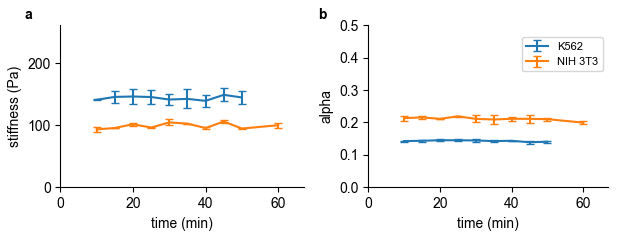

Source code (Python):
import sys
from pathlib import Path
sys.path.insert(0, str(Path(__file__).parent.parent))

import matplotlib.pyplot as plt
from deformationcytometer.evaluation.helper_functions import load_all_data
import numpy as np
import pylustrator

pylustrator.start()


""" THP1 """

# TODO add better THP1 measurements
if 0:
    fit_data = []
    x = []
    # iterate over all times
    for index, time in enumerate(range(1, 12, 1)):
        f = []
        # iterate over the different experiment paths
        for path in [
            rf"\\131.188.117.96\biophysDS\emirzahossein\microfluidic cell rhemeter data\microscope_1\october_2020\2020_10_15_alginate2%_THP1_overtime\{time}\*_result.txt",
        ]:
            # get the data and the fit parameters
            data, config = load_all_data(path, repetition=2)
            f.append([np.mean(data.alpha_cell), np.nanmedian(data.k_cell)])
            #f.append([np.mean(data.alpha_cell), np.mean(np.log10(data.k_cell))])

        x.append(time*5)
        fit_data.append(f)

    fit_data = np.array(fit_data)

    # plot the fit data in the two different plots
    for i in range(2):
        plt.subplot(1, 2, i+1)
        plt.errorbar(x, np.mean(fit_data[:, :, i], axis=1),
                     np.std(fit_data[:, :, i], axis=1) / np.sqrt(fit_data[:, :, i].shape[1]), capsize=3,
                     label="THP1",
                     )

""" K562 """

fit_data = []
x = []
# iterate over all times
for index, time in enumerate(range(2, 11, 1)):
    f = []
    # iterate over the different experiment paths
    for path in [
        rf"\\131.188.117.96\biophysDS\emirzahossein\microfluidic cell rhemeter data\microscope4\2020_july\2020_07_10_alginate2%_K562_0%FCS_time\{time}\*_result.txt",
        rf"\\131.188.117.96\biophysDS\emirzahossein\microfluidic cell rhemeter data\microscope4\2020_july\07_07_2020_alginate2%_K562_0%FCS_time\{time}\*_result.txt",
    ]:
        # get the data and the fit parameters
        data, config = load_all_data(path, repetition=2)
        #f.append([np.mean(data.alpha_cell), np.mean(np.log10((data.k_cell)))])
        f.append([np.mean(data.alpha_cell), np.nanmedian(data.k_cell)])

    x.append(time*5)
    fit_data.append(f)

fit_data = np.array(fit_data)

# plot the fit data in the two different plots
for i in range(2):
    plt.subplot(1, 2, i+1)
    plt.errorbar(x, np.mean(fit_data[:, :, i], axis=1),
                 np.std(fit_data[:, :, i], axis=1) / np.sqrt(fit_data[:, :, i].shape[1]), capsize=3,
                 label="K562",
                 )

""" NIH3T3 """

fit_data = []
x = []
# iterate over all times
for index, time in enumerate(range(2, 14, 1)):
    f = []
    if index == 9:
        continue
    # iterate over the different experiment paths
    for path in [
        rf"\\131.188.117.96\biophysDS\emirzahossein\microfluidic cell rhemeter data\microscope4\2020_may\2020_05_22_alginateDMEM2%\{time}\*_result.txt",
#        rf"\\131.188.117.96\biophysDS\emirzahossein\microfluidic cell rhemeter data\microscope_1\august_2020\2020_08_18_alginate2%_overtime_1\{time}\*_result.txt",
        rf"\\131.188.117.96\biophysDS\emirzahossein\microfluidic cell rhemeter data\microscope_1\august_2020\2020_08_19_alginate2%_overtime_2\{time}\*_result.txt",
    ]:
        # todo remove these when they are also evaluated
        if path == rf"\\131.188.117.96\biophysDS\emirzahossein\microfluidic cell rhemeter data\microscope_1\august_2020\2020_08_18_alginate2%_overtime_1\9\*_result.txt":
            f.append([np.nan, np.nan])
            continue
        if path == rf"\\131.188.117.96\biophysDS\emirzahossein\microfluidic cell rhemeter data\microscope_1\august_2020\2020_08_19_alginate2%_overtime_2\13\*_result.txt":
            f.append([np.nan, np.nan])
            continue
        # get the data and the fit parameters
        data, config = load_all_data(path, repetition=1)
        #f.append([np.mean(data.alpha_cell), np.mean(np.log10(data.k_cell))])
        f.append([np.mean(data.alpha_cell), np.nanmedian(data.k_cell)])

    x.append(time*5)
    fit_data.append(f)

fit_data = np.array(fit_data)

# plot the fit data in the two different plots
for i in range(2):
    plt.subplot(1, 2, i+1)
    plt.errorbar(x, np.mean(fit_data[:, :, i], axis=1),
                 np.std(fit_data[:, :, i], axis=1) / np.sqrt(fit_data[:, :, i].shape[1]), capsize=3,
                 label="NIH 3T3",
                 )

#% start: automatic generated code from pylustrator
plt.figure(1).ax_dict = {ax.get_label(): ax for ax in plt.figure(1).axes}
import matplotlib as mpl
plt.figure(1).set_size_inches(15.980000/2.54, 5.970000/2.54, forward=True)
plt.figure(1).axes[0].set_xlim(0.0, 67.0)
plt.figure(1).axes[0].set_ylim(0.0, 0.5)
plt.figure(1).axes[0].set_position([0.585163, 0.202909, 0.381927, 0.689799])
plt.figure(1).axes[0].spines['right'].set_visible(False)
plt.figure(1).axes[0].spines['top'].set_visible(False)
plt.figure(1).axes[0].text(0.5, 0.5, 'New Text', transform=plt.figure(1).axes[0].transAxes)  # id=plt.figure(1).axes[0].texts[0].new
plt.figure(1).axes[0].texts[0].set_position([-0.209737, 1.038176])
plt.figure(1).axes[0].texts[0].set_text("b")
plt.figure(1).axes[0].texts[0].set_weight("bold")
plt.figure(1).axes[0].get_xaxis().get_label().set_text("time (min)")
plt.figure(1).axes[0].get_yaxis().get_label().set_text("alpha")
plt.figure(1).axes[1].set_xlim(0.0, 67.0)
plt.figure(1).axes[1].set_ylim(0.0, 261.74081154926006)
plt.figure(1).axes[1].legend(handletextpad=0.7999999999999999, fontsize=8.0, title_fontsize=7.0)
plt.figure(1).axes[1].set_position([0.095965, 0.202909, 0.386609, 0.689799])
plt.figure(1).axes[1].spines['right'].set_visible(False)
plt.figure(1).axes[1].spines['top'].set_visible(False)
plt.figure(1).axes[1].get_legend()._set_loc((1.895941, 0.714523))
plt.figure(1).axes[1].text(0.5, 0.5, 'New Text', transform=plt.figure(1).axes[1].transAxes)  # id=plt.figure(1).axes[1].texts[0].new
plt.figure(1).axes[1].texts[0].set_position([-0.145620, 1.038176])
plt.figure(1).axes[1].texts[0].set_text("a")
plt.figure(1).axes[1].texts[0].set_weight("bold")
plt.figure(1).axes[1].get_xaxis().get_label().set_text("time (min)")
plt.figure(1).axes[1].get_yaxis().get_label().set_text("stiffness (Pa)")
#% end: automatic generated code from pylustrator
plt.savefig(__file__[:-3]+".png")
plt.savefig(__file__[:-3]+".pdf")
plt.show()
